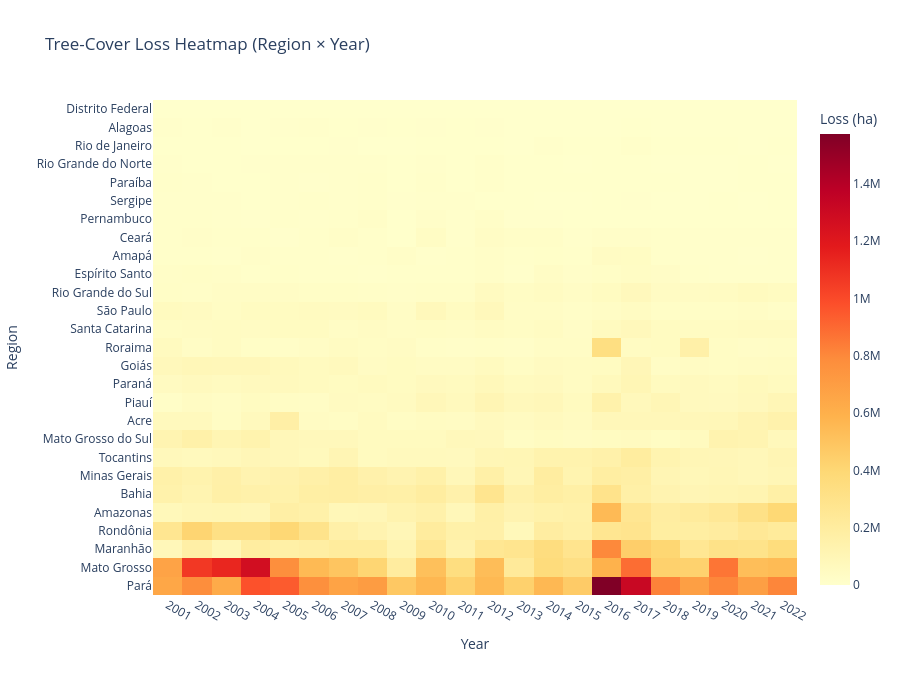

The cell this chart's notebook holds for it:
### Markdown cell above
## Heatmap: Region × Year

### Code cell
plot_heatmap(processed).show()

### Figure 1 — Plotly figure (JSON) as saved in the notebook; plotly's stock layout.template omitted (floating-point values rounded to 4 significant figures; data arrays with more than 128 entries replaced by an {"elided": "..."} marker saying what was removed)
{"data": [{"colorbar": {"title": {"text": "Loss (ha)"}}, "colorscale": [[0.0, "rgb(255,255,204)"], [0.125, "rgb(255,237,160)"], [0.25, "rgb(254,217,118)"], [0.375, "rgb(254,178,76)"], [0.5, "rgb(253,141,60)"], [0.625, "rgb(252,78,42)"], [0.75, "rgb(227,26,28)"], [0.875, "rgb(189,0,38)"], [1.0, "rgb(128,0,38)"]], "type": "heatmap", "x": ["2001", "2002", "2003", "2004", "2005", "2006", "2007", "2008", "2009", "2010", "2011", "2012", "2013", "2014", "2015", "2016", "2017", "2018", "2019", "2020", "2021", "2022"], "y": ["Pará", "Mato Grosso", "Maranhão", "Rondônia", "Amazonas", "Bahia", "Minas Gerais", "Tocantins", "Mato Grosso do Sul", "Acre", "Piauí", "Paraná", "Goiás", "Roraima", "Santa Catarina", "São Paulo", "Rio Grande do Sul", "Espírito Santo", "Amapá", "Ceará", "Pernambuco", "Sergipe", "Paraíba", "Rio Grande do Norte", "Rio de Janeiro", "Alagoas", "Distrito Federal"], "z": {"elided": "27x22 int values"}}], "layout": {"height": 675, "title": {"text": "Tree-Cover Loss Heatmap (Region × Year)"}, "xaxis": {"title": {"text": "Year"}}, "yaxis": {"title": {"text": "Region"}}}}
